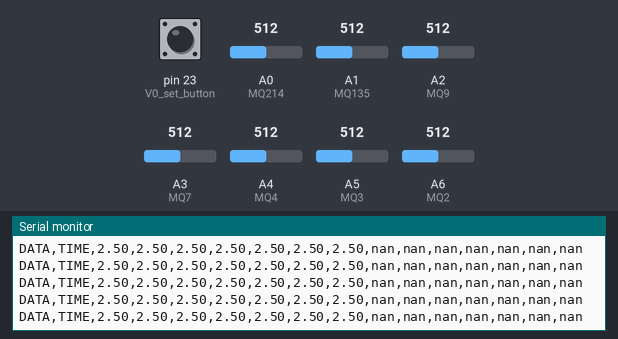
Bench run of a sketch on a simulated Arduino Mega 2560, built with avr-gcc and run on an emulated ATmega2560. Parts: the last lines printed to the serial monitor. Wiring (inferred from the names in the program): MPU-9250 motion sensor at I2C address 0x68. The inputs (shaded band) are chosen by the test bench; at power-on: pin 23 (V0_set_button) HIGH, A3 (MQ7) = 512, A0 (MQ214) = 512, A5 (MQ3) = 512, A1 (MQ135) = 512, A2 (MQ9) = 512, A4 (MQ4) = 512, A6 (MQ2) = 512. EEPROM starts erased.

Above: at 1.3 s.
1.4 s: pin 23 (V0_set_button) pulled LOW for 0.15 s
At 1.83 s:
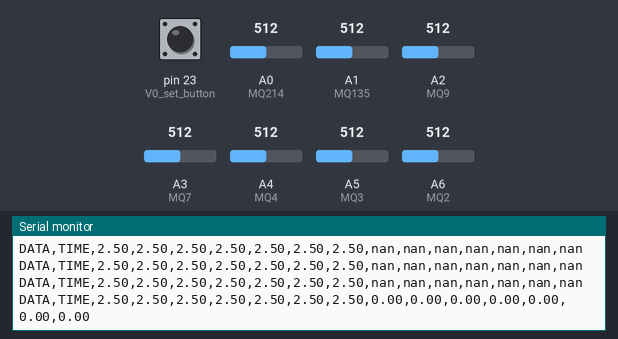
3.6 s: pin 23 (V0_set_button) pulled LOW for 3.2 s
9.8 s: A3 (MQ7) set to 306
At 9.93 s:
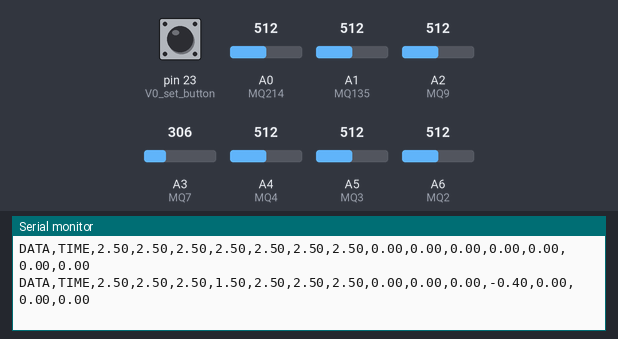
12.8 s: pin 23 (V0_set_button) pulled LOW for 0.15 s
At 13.15 s:
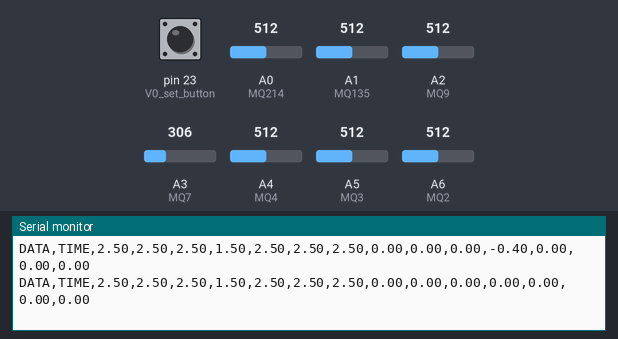
15.9 s: A0 (MQ214) set to 716
At 16.09 s:
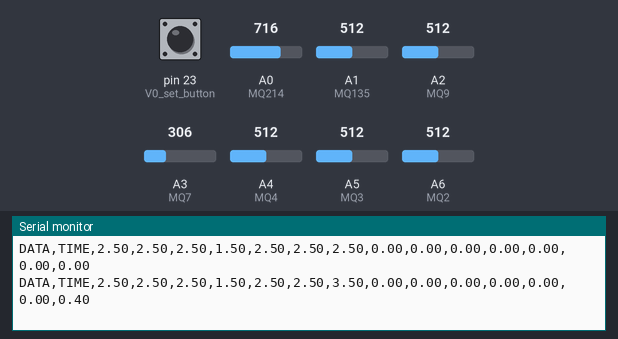
18.9 s: A5 (MQ3) set to 90
At 19.03 s:
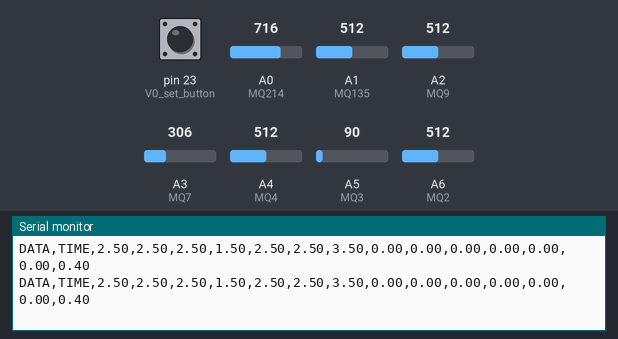

The sketch:

EX12.ino
```cpp
#include <EEPROM.h>
#include "Wire.h"

#define MPU9250_ADDRESS 0x68
#define MPU9250_ACC_FULL_SCALE_2_G 0x00

#define MQ2 A6
#define MQ3 A5
#define MQ4 A4
#define MQ7 A3
#define MQ9 A2
#define MQ135 A1
#define MQ214 A0

#define V0_set_button 23   // button used for setting all V0 values
//#define next_button 22     // button used for switching between display

//bool V0_set_state = false;
//Values for Angle
float yangle;
//int yangle2;

//Values for MQ2
float MQ2_V0;  // Get the value of V0 via in Air
double MQ2_ratio; // Get ratio ( MQ2_volt - MQ2_V0 ) / MQ2_V0
float MQ2_ppm;
float MQ2_volt;

//Values for MQ3
float MQ3_V0;  // Get the value of V0 via in Air
double MQ3_ratio; // Get ratio ( MQ3_volt - MQ3_V0 ) / MQ3_V0
float MQ3_ppm;
float MQ3_volt;

//Values for MQ4
float MQ4_V0;  // Get the value of V0 via in Air
double MQ4_ratio; // Get ratio ( MQ4_volt - MQ4_V0 ) / MQ4_V0
float MQ4_ppm;
float MQ4_volt;

//Values for MQ7
float MQ7_V0;  // Get the value of V0 via in Air
double MQ7_ratio; // Get ratio ( MQ7_volt - MQ7_V0 ) / MQ7_V0
float MQ7_ppm;
float MQ7_volt;

//Values for MQ9
float MQ9_V0;  // Get the value of V0 via in Air
double MQ9_ratio; // Get ratio ( MQ9_volt - MQ9_V0 ) / MQ9_V0
float MQ9_ppm;
float MQ9_volt;

//Values for MQ135
float MQ135_V0;  // Get the value of V0 via in Air
double MQ135_ratio; // Get ratio ( MQ135_volt - MQ135_V0 ) / MQ135_V0
float MQ135_ppm;
float MQ135_volt;

//Values for MQ214
float MQ214_V0;  // Get the value of V0 via in Air
double MQ214_ratio; // Get ratio ( MQ214_volt - MQ214_V0 ) / MQ214_V0
float MQ214_ppm;
float MQ214_volt;

//Values for display
int count_display = 0;
unsigned int menu = 0;

//EEPROM addresses
const int address0 = 0;
const int address1 = address0+sizeof(float);
const int address2 = address1+sizeof(float);
const int address3 = address2+sizeof(float);
const int address4 = address3+sizeof(float);
const int address5 = address4+sizeof(float);
const int address6 = address5+sizeof(float);

void I2Cread(uint8_t Address, uint8_t Register, uint8_t Nbytes, uint8_t* Data)
{
  // Set register address
  Wire.beginTransmission(Address);
  Wire.write(Register);
  Wire.endTransmission();

  // Read Nbytes
  Wire.requestFrom(Address, Nbytes);
  uint8_t index = 0;
  while (Wire.available())
    Data[index++] = Wire.read();
}

void I2CwriteByte(uint8_t Address, uint8_t Register, uint8_t Data)
{
  // Set register address
  Wire.beginTransmission(Address);
  Wire.write(Register);
  Wire.write(Data);
  Wire.endTransmission();
}

void setup() {
  // put your setup code here, to run once:
EEPROM.get(address0,MQ2_V0);
EEPROM.get(address1,MQ3_V0);
EEPROM.get(address2,MQ4_V0);
EEPROM.get(address3,MQ7_V0);
EEPROM.get(address4,MQ9_V0);
EEPROM.get(address5,MQ135_V0);
EEPROM.get(address6,MQ214_V0);

Serial.begin(9600);

pinMode(V0_set_button,INPUT_PULLUP);

Wire.begin();
I2CwriteByte(MPU9250_ADDRESS, 29, 0x06);
I2CwriteByte(MPU9250_ADDRESS, 28, MPU9250_ACC_FULL_SCALE_2_G);
I2CwriteByte(MPU9250_ADDRESS, 108, 0x2F);

Serial.println("CLEARDATA"); //clears up any data left from previous projects
Serial.println("LABEL,Zaman,MQ2_volt,MQ3_volt,MQ4_volt,MQ7_volt,MQ9_volt,MQ135_volt,MQ214_volt,MQ2_ratio,MQ3_ratio,MQ4_ratio,MQ7_ratio,MQ9_ratio,MQ135_ratio,MQ214_ratio"); //LABEL, so excel knows the next things will be the names of the columns
Serial.println("RESETTIMER"); //resets timer to 0

}

void loop() {
  // put your main code here, to run repeatedly:
  //if(digitalRead(V0_set_button)==LOW && V0_set_state==true) {
    if(digitalRead(V0_set_button)==LOW) {
    while(digitalRead(V0_set_button)==LOW);
    //lcd.clear();
    //lcd.print("V0 values saved !");
    //Serial.println("V0 values saved !");

    MQ2_V0 = MQ2_volt ;
    MQ3_V0 = MQ3_volt ;
    MQ4_V0 = MQ4_volt ;
    MQ7_V0 = MQ7_volt ;
    MQ9_V0 = MQ9_volt ;
    MQ135_V0 = MQ135_volt ;
    MQ214_V0 = MQ214_volt ;
    EEPROM.put(address0,MQ2_V0);
    EEPROM.put(address1,MQ3_V0);
    EEPROM.put(address2,MQ4_V0);
    EEPROM.put(address3,MQ7_V0);
    EEPROM.put(address4,MQ9_V0);
    EEPROM.put(address5,MQ135_V0);
    EEPROM.put(address6,MQ214_V0);
  }

  //get the values :

    get_MQ2_ratio();
    Serial.print("DATA,TIME,");
    Serial.print(MQ2_volt);
    get_MQ3_ratio();
    Serial.print(",");
    Serial.print(MQ3_volt);
    get_MQ4_ratio();
    Serial.print(",");
    Serial.print(MQ4_volt);
    get_MQ7_ratio();
    Serial.print(",");
    Serial.print(MQ7_volt);
    get_MQ9_ratio();
    Serial.print(",");
    Serial.print(MQ9_volt);
    get_MQ135_ratio();
    Serial.print(",");
    Serial.print(MQ135_volt);
    get_MQ214_ratio();
    Serial.print(",");
    Serial.print(MQ214_volt);

    Serial.print(",");
    Serial.print(MQ2_ratio);
    Serial.print(",");
    Serial.print(MQ3_ratio);
    Serial.print(",");
    Serial.print(MQ4_ratio);
    Serial.print(",");
    Serial.print(MQ7_ratio);
    Serial.print(",");
    Serial.print(MQ9_ratio);
    Serial.print(",");
    Serial.print(MQ135_ratio);
    Serial.print(",");
    Serial.println(MQ214_ratio);

    //Serial.print("DATA,",MQ2_volt,",",MQ3_volt,",",MQ4_volt,",",MQ7_volt,",",MQ9_volt,",",MQ135_volt,",",MQ214_volt,",",MQ2_ratio,",",MQ3_ratio,",",MQ4_ratio,",",MQ7_ratio,",",MQ9_ratio,",",MQ135_ratio,",",MQ214_ratio);
    //Serial.println();
    delay(100);
}


void get_MQ2_ratio(void){

    int sensorValue[101];
  // Get a average data by testing 100 times
    for(int x = 0 ; x < 100 ; x++)
    {
        sensorValue[x] = analogRead(MQ2);
    }
    sort_array(sensorValue,101);
    MQ2_volt = sensorValue[50]*5.0/1023;
    MQ2_ratio = (MQ2_volt - MQ2_V0)/MQ2_V0;
}

void get_MQ3_ratio(void){

    int sensorValue[101];
  // Get a average data by testing 100 times
    for(int x = 0 ; x < 100 ; x++)
    {
        sensorValue[x] = analogRead(MQ3);
    }
    sort_array(sensorValue,101);
    MQ3_volt = sensorValue[50]*5.0/1023;
    MQ3_ratio = (MQ3_volt - MQ3_V0)/MQ3_V0;
}


void get_MQ4_ratio(void){

    int sensorValue[101];
  // Get a average data by testing 100 times
    for(int x = 0 ; x < 100 ; x++)
    {
        sensorValue[x] = analogRead(MQ4);
    }
    sort_array(sensorValue,101);
    MQ4_volt = sensorValue[50]*5.0/1023;
    MQ4_ratio = (MQ4_volt - MQ4_V0)/MQ4_V0;
}


void get_MQ7_ratio(void){

  int sensorValue[101];
  // Get a average data by testing 100 times
    for(int x = 0 ; x < 100 ; x++)
    {
        sensorValue[x] = analogRead(MQ7);
    }
    sort_array(sensorValue,101);
    MQ7_volt = sensorValue[50]*5.0/1023;
    MQ7_ratio = (MQ7_volt - MQ7_V0)/MQ7_V0;
}


void get_MQ9_ratio(void){

    int sensorValue[101];
  // Get a average data by testing 100 times
    for(int x = 0 ; x < 100 ; x++)
    {
        sensorValue[x] = analogRead(MQ9);
    }
    sort_array(sensorValue,101);
    MQ9_volt = sensorValue[50]*5.0/1023;
    MQ9_ratio = (MQ9_volt - MQ9_V0)/MQ9_V0;
}

void get_MQ135_ratio(void){

    int sensorValue[101];
  // Get a average data by testing 100 times
    for(int x = 0 ; x < 100 ; x++)
    {
        sensorValue[x] = analogRead(MQ135);
    }
    sort_array(sensorValue,101);
    MQ135_volt = sensorValue[50]*5.0/1023;
    MQ135_ratio = (MQ135_volt - MQ135_V0)/MQ135_V0;
}


void get_MQ214_ratio(void){

    int sensorValue[101];
  // Get a average data by testing 100 times
    for(int x = 0 ; x < 100 ; x++)
    {
        sensorValue[x] = analogRead(MQ214);
    }
    sort_array(sensorValue,101);
    MQ214_volt = sensorValue[50]*5.0/1023;
    MQ214_ratio = (MQ214_volt - MQ214_V0)/MQ214_V0;
}

void sort_array(int a[], int size) {
    for(int i=0; i<(size-1); i++) {
        for(int o=0; o<(size-(i+1)); o++) {
                if(a[o] > a[o+1]) {
                    int t = a[o];
                    a[o] = a[o+1];
                    a[o+1] = t;
                }
        }
    }
}


/*lcd.clear();
  I2Cread(MPU9250_ADDRESS, 0x3B, 14, Buf);
  int16_t ay = -(Buf[2] << 8 | Buf[3]);
  yangle = ay / 182.04;
  //yangle2 = int(yangle * 10);
  lcd.print("Angle = ");
  lcd.print(yangle);
  lcd.setCursor(0,1);
  yangle = float(int(yangle*2)) / 2;
  lcd.print("Angle = ");
  lcd.print(yangle);
  delay(100);*/
```

Measured:
- after the input at 1.4 s, the serial monitor: prints a new line after 0.26 s (image 1)
- after the input at 12.8 s, the serial monitor: prints a new line after 0.18 s (image 3)
- after the input at 15.9 s, the serial monitor: prints a new line at once (image 4)
